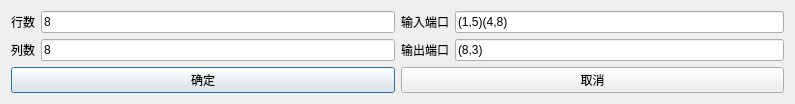
<?xml version="1.0" encoding="UTF-8"?>
<ui version="4.0">
 <class>InitDialg</class>
 <widget class="QDialog" name="InitDialg">
  <property name="geometry">
   <rect>
    <x>0</x>
    <y>0</y>
    <width>795</width>
    <height>103</height>
   </rect>
  </property>
  <property name="windowTitle">
   <string>InitDialg</string>
  </property>
  <layout class="QVBoxLayout" name="verticalLayout_3">
   <item>
    <layout class="QHBoxLayout" name="horizontalLayout_6">
     <item>
      <layout class="QVBoxLayout" name="verticalLayout">
       <item>
        <layout class="QHBoxLayout" name="horizontalLayout">
         <item>
          <widget class="QLabel" name="label">
           <property name="text">
            <string>行数</string>
           </property>
          </widget>
         </item>
         <item>
          <widget class="QLineEdit" name="Y">
           <property name="text">
            <string>8</string>
           </property>
          </widget>
         </item>
        </layout>
       </item>
       <item>
        <layout class="QHBoxLayout" name="horizontalLayout_2">
         <item>
          <widget class="QLabel" name="label_2">
           <property name="text">
            <string>列数</string>
           </property>
          </widget>
         </item>
         <item>
          <widget class="QLineEdit" name="X">
           <property name="text">
            <string>8</string>
           </property>
          </widget>
         </item>
        </layout>
       </item>
      </layout>
     </item>
     <item>
      <layout class="QVBoxLayout" name="verticalLayout_2">
       <item>
        <layout class="QHBoxLayout" name="horizontalLayout_3">
         <item>
          <widget class="QLabel" name="label_3">
           <property name="text">
            <string>输入端口</string>
           </property>
          </widget>
         </item>
         <item>
          <widget class="QLineEdit" name="IN">
           <property name="text">
            <string>(1,5)(4,8)</string>
           </property>
          </widget>
         </item>
        </layout>
       </item>
       <item>
        <layout class="QHBoxLayout" name="horizontalLayout_4">
         <item>
          <widget class="QLabel" name="label_4">
           <property name="text">
            <string>输出端口</string>
           </property>
          </widget>
         </item>
         <item>
          <widget class="QLineEdit" name="OUT">
           <property name="text">
            <string>(8,3)</string>
           </property>
          </widget>
         </item>
        </layout>
       </item>
      </layout>
     </item>
    </layout>
   </item>
   <item>
    <layout class="QHBoxLayout" name="horizontalLayout_5">
     <item>
      <widget class="QPushButton" name="OK">
       <property name="text">
        <string>确定</string>
       </property>
      </widget>
     </item>
     <item>
      <widget class="QPushButton" name="Cancel">
       <property name="text">
        <string>取消</string>
       </property>
      </widget>
     </item>
    </layout>
   </item>
  </layout>
 </widget>
 <layoutdefault spacing="6" margin="11"/>
 <resources/>
 <connections/>
</ui>
